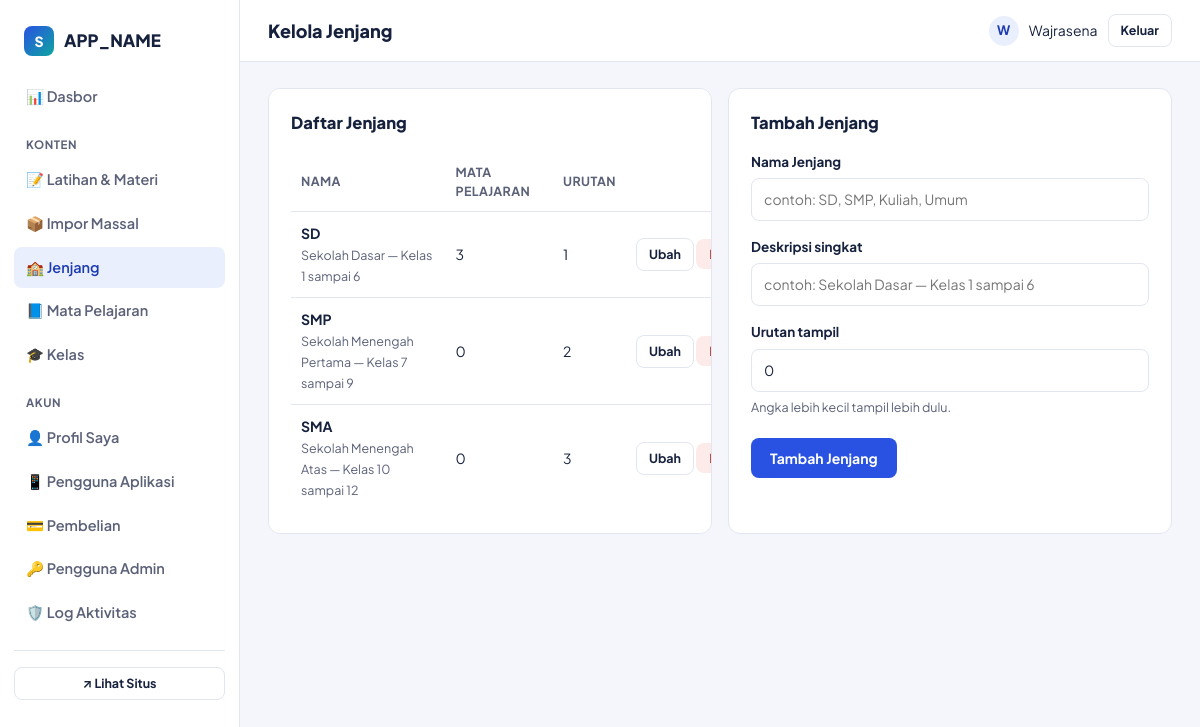
The page /admin/jenjang.php (signed in) on the database its author committed.
### tables this page shows
CREATE TABLE IF NOT EXISTS jenjang (
    id          INT UNSIGNED AUTO_INCREMENT PRIMARY KEY,
    nama        VARCHAR(60)  NOT NULL,
    slug        VARCHAR(60)  NOT NULL UNIQUE,
    deskripsi   VARCHAR(255) NULL,
    urutan      INT UNSIGNED NOT NULL DEFAULT 0,
    created_at  DATETIME NOT NULL DEFAULT CURRENT_TIMESTAMP
);

### includes/functions.php (called while the page is built, shortened)
<?php
require_once __DIR__ . '/db.php';
function h(?string $value): string
{
    return htmlspecialchars($value ?? '', ENT_QUOTES, 'UTF-8');
}
function url_publik(string $path = ''): string
{
    return rtrim(APP_URL, '/') . '/' . ltrim($path, '/');
}

### includes/db.php (called while the page is built, shortened)
<?php
function db(): PDO
{
    static $pdo = null;
    if ($pdo === null) {
        $dsn = 'mysql:host=' . DB_HOST . ';dbname=' . DB_NAME . ';charset=' . DB_CHARSET;
        $options = [
            PDO::ATTR_ERRMODE            => PDO::ERRMODE_EXCEPTION,
            PDO::ATTR_DEFAULT_FETCH_MODE => PDO::FETCH_ASSOC,
            PDO::ATTR_EMULATE_PREPARES   => false,
        ];
        try {
            $pdo = new PDO($dsn, DB_USER, DB_PASS, $options);
        } catch (PDOException $e) {
            error_log('Koneksi database gagal: ' . $e->getMessage());
            http_response_code(500);
            if (APP_ENV === 'production') {
                die('Situs sedang mengalami gangguan. Silakan coba beberapa saat lagi.');
            }
            die('Koneksi database gagal: ' . $e->getMessage());
        }
    }
    return $pdo;
}

### includes/auth.php (called while the page is built, shortened)
<?php
require_once __DIR__ . '/functions.php';
function admin_saat_ini(): ?array
{
    static $cache = null;
    if ($cache === null) {
        $stmt = db()->prepare('SELECT id, username, nama, peran, aktif FROM admin_users WHERE id = :id');
        $stmt->execute(['id' => $_SESSION['admin_id']]);
        $cache = $stmt->fetch() ?: null;
    }
    return $cache;
}

### admin/includes/bootstrap.php (called while the page is built, shortened)
<?php
require_once __DIR__ . '/../../includes/functions.php';
require_once __DIR__ . '/../../includes/auth.php';
$admin = admin_saat_ini();

### admin/jenjang.php (the view, shortened to what this page needs)
<?php
require_once __DIR__ . '/includes/bootstrap.php';
$pdo = db();
$dataEdit = null;
$daftarJenjang = $pdo->query(
    "SELECT j.*, (SELECT COUNT(*) FROM mapel m WHERE m.jenjang_id = j.id) AS jumlah_mapel
     FROM jenjang j ORDER BY j.urutan, j.nama"
)->fetchAll();
$judul_admin = 'Kelola Jenjang';
$menuAktif = 'jenjang';
require __DIR__ . '/includes/admin_header.php';
?>
<div class="form-2col">
    <div class="panel">
        <div class="panel-head"><h2>Daftar Jenjang</h2></div>
        <?php if ($daftarJenjang): ?>
        <table class="tabel">
            <thead><tr><th>Nama</th><th>Mata Pelajaran</th><th>Urutan</th><th></th></tr></thead>
            <tbody>
            <?php foreach ($daftarJenjang as $j): ?>
                <tr>
                    <td><strong><?= h($j['nama']) ?></strong><br><span style="color:var(--muted); font-size:12.5px;"><?= h($j['deskripsi']) ?></span></td>
                    <td><?= (int)$j['jumlah_mapel'] ?></td>
                    <td><?= (int)$j['urutan'] ?></td>
                    <td class="aksi">
                        <a href="?edit=<?= (int)$j['id'] ?>" class="btn btn-outline btn-sm">Ubah</a>
                        <form method="post" style="display:inline;" onsubmit="return confirm('Hapus jenjang &quot;<?= h(addslashes($j['nama'])) ?>&quot;? Semua mata pelajaran, kelas, dan konten di dalamnya juga akan terhapus.');">
                            <button type="submit" class="btn btn-danger btn-sm">Hapus</button>
                        </form>
                    </td>
                </tr>
            <?php endforeach; ?>
            </tbody>
        </table>
        <?php else: ?>
            <p class="kosong-admin">Belum ada jenjang.</p>
        <?php endif; ?>
    </div>
    <div class="panel">
        <div class="panel-head"><h2><?= $dataEdit ? 'Ubah Jenjang' : 'Tambah Jenjang' ?></h2></div>
        <form method="post" class="form-grid">
            <div class="form-row">
                <label for="nama">Nama Jenjang</label>
                <input type="text" id="nama" name="nama" required placeholder="contoh: SD, SMP, Kuliah, Umum"
                       value="<?= h($dataEdit['nama'] ?? '') ?>">
            </div>
            <div class="form-row">
                <label for="deskripsi">Deskripsi singkat</label>
                <input type="text" id="deskripsi" name="deskripsi" placeholder="contoh: Sekolah Dasar — Kelas 1 sampai 6"
                       value="<?= h($dataEdit['deskripsi'] ?? '') ?>">
            </div>
            <div class="form-row">
                <label for="urutan">Urutan tampil</label>
                <input type="number" id="urutan" name="urutan" value="<?= (int)($dataEdit['urutan'] ?? 0) ?>">
                <span class="bantuan">Angka lebih kecil tampil lebih dulu.</span>
            </div>
            <div class="form-actions">
                <button type="submit" class="btn btn-primary"><?= $dataEdit ? 'Simpan Perubahan' : 'Tambah Jenjang' ?></button>
            </div>
        </form>
    </div>
</div>
<?php require __DIR__ . '/includes/admin_footer.php'; ?>

### admin/includes/admin_header.php (shortened to what this page needs)
<?php
$judul_admin = $judul_admin ?? 'Dasbor';
$menuAktif = $menuAktif ?? '';
?>
<!DOCTYPE html>
<html lang="id">
<head>
<link rel="stylesheet" href="<?= h(url_publik('assets/css/admin.css')) ?>">
</head>
<body>
<div class="admin-shell">
    <aside class="sidebar">
        <div class="brand">
            <span class="mark">S</span>
            <span><?= h(APP_NAME) ?></span>
        </div>
        <nav>
            <a href="index.php" class="<?= $menuAktif === 'dasbor' ? 'aktif' : '' ?>">📊 Dasbor</a>
            <div class="grup-label">Konten</div>
            <a href="topik.php" class="<?= $menuAktif === 'topik' ? 'aktif' : '' ?>">📝 Latihan &amp; Materi</a>
            <a href="impor_massal.php" class="<?= $menuAktif === 'impor' ? 'aktif' : '' ?>">📦 Impor Massal</a>
            <a href="jenjang.php" class="<?= $menuAktif === 'jenjang' ? 'aktif' : '' ?>">🏫 Jenjang</a>
            <a href="mapel.php" class="<?= $menuAktif === 'mapel' ? 'aktif' : '' ?>">📘 Mata Pelajaran</a>
            <a href="kelas.php" class="<?= $menuAktif === 'kelas' ? 'aktif' : '' ?>">🎓 Kelas</a>
            <div class="grup-label">Akun</div>
            <a href="profil.php" class="<?= $menuAktif === 'profil' ? 'aktif' : '' ?>">👤 Profil Saya</a>
            <a href="pengguna_app.php" class="<?= $menuAktif === 'pengguna_app' ? 'aktif' : '' ?>">📱 Pengguna Aplikasi</a>
            <a href="pembelian.php" class="<?= $menuAktif === 'pembelian' ? 'aktif' : '' ?>">💳 Pembelian</a>
            <?php if ($admin['peran'] === 'super_admin'): ?>
            <a href="users.php" class="<?= $menuAktif === 'users' ? 'aktif' : '' ?>">🔑 Pengguna Admin</a>
            <a href="log.php" class="<?= $menuAktif === 'log' ? 'aktif' : '' ?>">🛡️ Log Aktivitas</a>
            <?php endif; ?>
        </nav>
        <div class="lihat-situs">
            <a href="<?= h(url_publik('index.php')) ?>" target="_blank" class="btn btn-outline btn-sm" style="width:100%;">↗ Lihat Situs</a>
        </div>
    </aside>
    <div class="admin-main">
        <div class="admin-topbar">
            <h1><?= h($judul_admin) ?></h1>
            <div class="admin-user">
                <div class="avatar"><?= h(strtoupper(substr($admin['nama'], 0, 1))) ?></div>
                <span><?= h($admin['nama']) ?></span>
                <a href="logout.php" class="btn btn-outline btn-sm">Keluar</a>
            </div>
        </div>
        <div class="admin-content">

### rows shown on the page
jenjang: nama "SD", deskripsi "Sekolah Dasar — Kelas 1 sampai 6", jumlah_mapel "3", urutan "1"
jenjang: nama "SMP", deskripsi "Sekolah Menengah Pertama — Kelas 7 sampai 9", jumlah_mapel "0", urutan "2"
jenjang: nama "SMA", deskripsi "Sekolah Menengah Atas — Kelas 10 sampai 12", jumlah_mapel "0", urutan "3"

### other values the page prints
APP_NAME "APP_NAME"
$judul_admin "Kelola Jenjang"
substr($admin['nama'], 0, 1) "W"
$admin['nama'] "Wajrasena"
